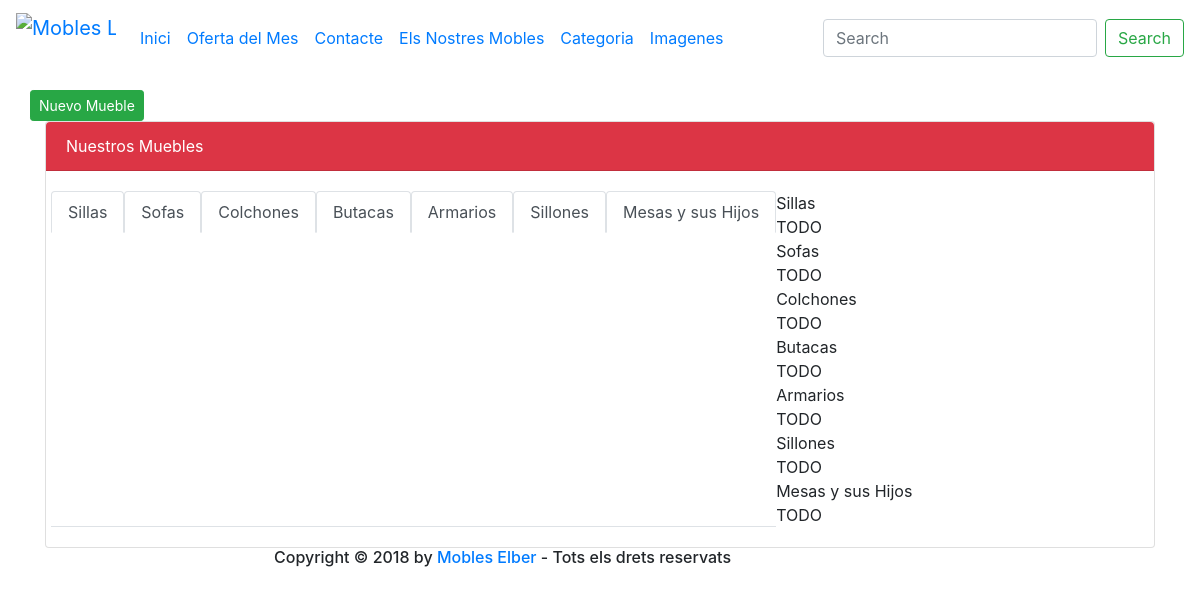
Page /muebles/muebles/ on the earlier database version.
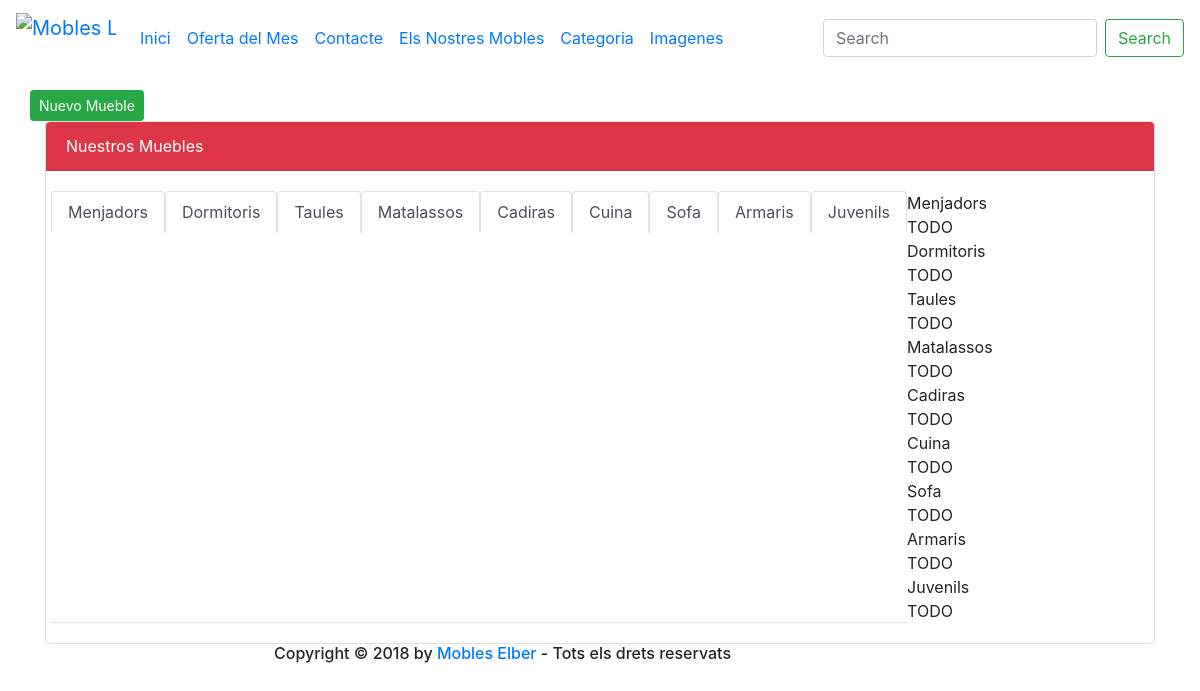
Same page on the later database version.
### muebles/models.py (models this page shows, shortened)
class Categoria (models.Model):
    id = models.AutoField(primary_key = True, unique = True)
    nombre_categoria = models.CharField(max_length=(100),help_text="Nombre de la categoria")

### muebles/views.py (the view)
def vermuebles(request):
    muebles = Mueble.objects.all()
    categorias = Categoria.objects.all()
    return render(request, 'muebles/allmuebles.html', {'muebles': muebles,'categorias':categorias})

### muebles/templates/muebles/allmuebles.html (shortened to what this page needs)
{% extends 'base.html' %}
{% load staticfiles %}
{% block content %}
    <div class="row">
        <a href="{% url 'muebles:nuevo_mueble' %}" class="btn btn-sm btn-success text-right"> Nuevo Mueble</a>
    </div>
    <div class="card-group">
        <div class="card ">
            <div class="card-header bg-danger text-white">Nuestros Muebles</div>
            <div class="card-body">
                <div class="row">
                    <ul class="nav nav-tabs" id="myTab" role="tablist">
                        {% if categorias %}
                            {% for categoria in categorias %}
                                <li class="nav-item">
                                <a class="nav-link active" data-toggle="tab" href="#{{categoria.nombre_categoria }}" role="tab" aria-controls="{{categoria.nombre_categoria}}">{{categoria.nombre_categoria}}</a>
                                </li>
                            {% endfor %}
                            </ul>
                        {% else %}
                        <p>no hay categorias</p>
                        {% endif %}
                    <div class="tab-content">
                        {% if categorias %}
                            {% for categoria in categorias %}
                                <div class="tab-pane active" id="{{categoria.nombre_categoria}}" role="tabpanel">{{categoria.nombre_categoria}}</div>
                                TODO
                            {% endfor %}
                        {% else %}
                            aqui aun no hay contenido
                        {% endif %}
                    </div>
             </div>
            </div>
        </div>
    </div>
{% endblock %}

Differences in the rows shown:
changed Categoria: nombre_categoria "Sillas" → "Menjadors"
changed Categoria: nombre_categoria "Sofas" → "Dormitoris"
changed Categoria: nombre_categoria "Colchones" → "Taules"
changed Categoria: nombre_categoria "Butacas" → "Matalassos"
changed Categoria: nombre_categoria "Armarios" → "Cadiras"
changed Categoria: nombre_categoria "Sillones" → "Cuina"
changed Categoria: nombre_categoria "Mesas y sus Hijos" → "Sofa"
added Categoria: nombre_categoria "Armaris"
added Categoria: nombre_categoria "Juvenils"
